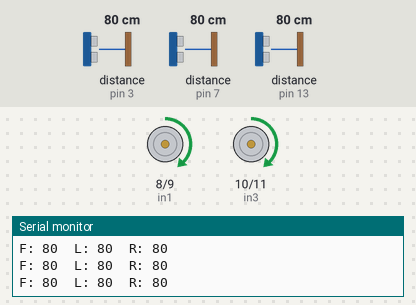
Simulated run of this sketch. Board: Arduino Uno, built with avr-gcc and run on an emulated ATmega328P. Parts: motor-driver pin pairs drawn as motors (green arrow = first pin HIGH = forward, orange = second pin HIGH = backward, longer = more drive, scaled by the enable pin), the last lines printed to the serial monitor. Wiring (inferred from the names in the program): 3 × ultrasonic range finder: trigger pin 2, echo pin 3 / trigger pin 4, echo pin 7 / trigger pin 12, echo pin 13. The test bench sets the inputs (shaded band); at power-on: distance to the obstacle (sensors on pin 3, pin 13, pin 7) 80 cm. The echo pulse lasts 58.3 µs per cm.

Above: at 4.2 s.
4.3 s: distance to the obstacle (sensor on pin 3) set to 23 cm
5.8 s: distance to the obstacle (sensor on pin 3) set to 19 cm
At 6.38 s:
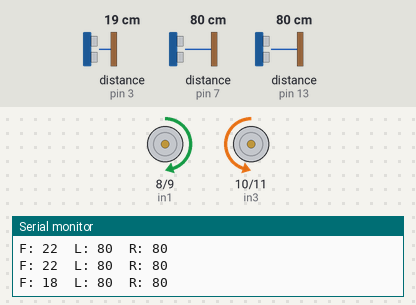
At 7.0 s:
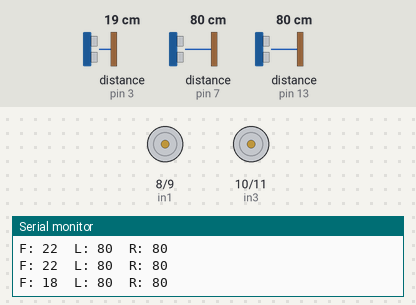
8.8 s: distance to the obstacle (sensor on pin 13) set to 2 cm
At 10.41 s:
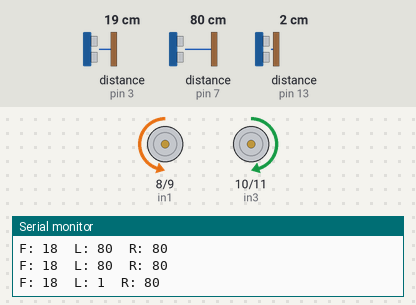
11.8 s: distance to the obstacle (sensor on pin 7) set to 2 cm
At 12.6 s:
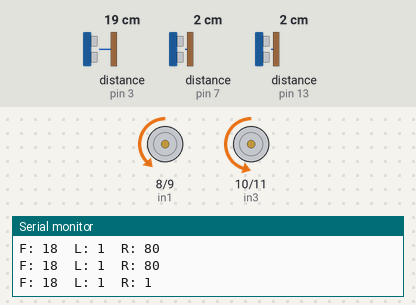
14.8 s: distance to the obstacle (sensor on pin 7) set to 35 cm
16.7 s: distance to the obstacle (sensor on pin 3) set to 120 cm
Timing chart, 0 to 19.7 s (numbered marks = the images above; inputs shaded):
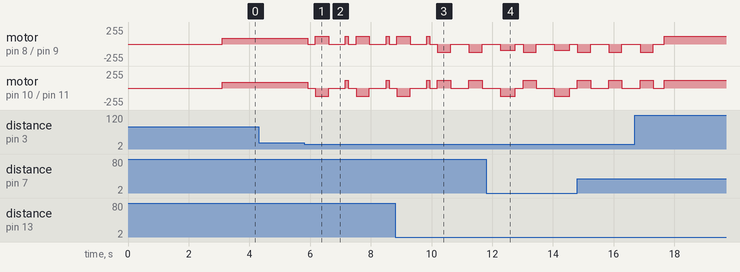

Measured:
- the behaviour switches between 21 and 20 cm on distance to the obstacle (sensor on pin 3) (found by bisection; images 0 and 1)

The sketch:

Maze_Solver.ino
```cpp
const int trigPin1 = 2;   // front
const int echoPin1 = 3;

const int trigPin2 = 12;   // left
const int echoPin2 = 13;

const int trigPin3 = 4;  // right
const int echoPin3 = 7;

const int in1 = 8;
const int in2 = 9;
const int in3 = 10;
const int in4 = 11;

const int ENA = 5;   // PWM
const int ENB = 6;   // PWM

#define DIS          20    // detection distance (cm)
#define DRIVE_SPEED  90   // forward/reverse speed
#define TURN_SPEED   120   // turning speed
#define TURN_TIME    440   // ms for 90° turn — tune this


void setup() {

  Serial.begin(9600);

  pinMode(trigPin1, OUTPUT);
  pinMode(echoPin1, INPUT);

  pinMode(trigPin2, OUTPUT);
  pinMode(echoPin2, INPUT);

  pinMode(trigPin3, OUTPUT);
  pinMode(echoPin3, INPUT);

  pinMode(in1, OUTPUT);
  pinMode(in2, OUTPUT);
  pinMode(in3, OUTPUT);
  pinMode(in4, OUTPUT);

  pinMode(ENA, OUTPUT);
  pinMode(ENB, OUTPUT);

  digitalWrite(trigPin1, LOW);
  digitalWrite(trigPin2, LOW);
  digitalWrite(trigPin3, LOW);

  stop();
  delay(3000);
}

void loop() {

  long f = FrontSensor(); delay(30);
  long l = LeftSensor();  delay(30);
  long r = RightSensor(); delay(30);

  if (f == 999) f = 100;
  if (l == 999) l = 100;
  if (r == 999) r = 100;

  Serial.print("F: "); Serial.print(f);
  Serial.print("  L: "); Serial.print(l);
  Serial.print("  R: "); Serial.println(r);

  if (f > DIS && r > DIS && l > DIS) {
    forward();
  }

  // ALL BLOCKED → reverse then turn to wider side
  else if (f < DIS && r < DIS && l < DIS) {
    stop();
    delay(250);
    reverse();
    delay(500);
    stop();
    delay(250);
    if (l > r)
      turn_left();
    else
      turn_right();
  }

  // FRONT + RIGHT BLOCKED → turn left
  else if (f < DIS && r < DIS && l > DIS) {
    stop();
    delay(250);
    turn_left();
  }

  // FRONT + LEFT BLOCKED → turn right
  else if (f < DIS && r > DIS && l < DIS) {
    stop();
    delay(250);
    turn_right();
  }

  // FRONT BLOCKED ONLY → turn left (left hand rule)
  else if (f < DIS && r > DIS && l > DIS) {
    stop();
    delay(250);
    turn_left();
    delay(300);
    forward();
  }

  // LEFT BLOCKED ONLY → go straight
  else if (f > DIS && r > DIS && l < DIS) {
    forward();
  }

  // RIGHT BLOCKED ONLY → go straight
  else if (f > DIS && r < DIS && l > DIS) {
    forward();
  }

  else {
    forward();
  }
}


void forward() {
  analogWrite(ENA, DRIVE_SPEED);
  analogWrite(ENB, DRIVE_SPEED);
  digitalWrite(in1, HIGH);
  digitalWrite(in2, LOW);
  digitalWrite(in3, HIGH);
  digitalWrite(in4, LOW);
}

void reverse() {
  analogWrite(ENA, DRIVE_SPEED);
  analogWrite(ENB, DRIVE_SPEED);
  digitalWrite(in1, LOW);
  digitalWrite(in2, HIGH);
  digitalWrite(in3, LOW);
  digitalWrite(in4, HIGH);
}

void turn_left() {
  analogWrite(ENA, TURN_SPEED);
  analogWrite(ENB, TURN_SPEED);
  digitalWrite(in1, HIGH);
  digitalWrite(in2, LOW);
  digitalWrite(in3, LOW);
  digitalWrite(in4, HIGH);
  delay(TURN_TIME);
  stop();
  delay(250);
}

void turn_right() {
  analogWrite(ENA, TURN_SPEED);
  analogWrite(ENB, TURN_SPEED);
  digitalWrite(in1, LOW);
  digitalWrite(in2, HIGH);
  digitalWrite(in3, HIGH);
  digitalWrite(in4, LOW);
  delay(TURN_TIME);
  stop();
  delay(250);
}

void stop() {
  analogWrite(ENA, 0);
  analogWrite(ENB, 0);
  digitalWrite(in1, LOW);
  digitalWrite(in2, LOW);
  digitalWrite(in3, LOW);
  digitalWrite(in4, LOW);
}


long FrontSensor() {
  long dur;
  digitalWrite(trigPin1, LOW);
  delayMicroseconds(2);
  digitalWrite(trigPin1, HIGH);
  delayMicroseconds(10);
  digitalWrite(trigPin1, LOW);
  dur = pulseIn(echoPin1, HIGH, 30000);
  if (dur == 0) return 999;
  return (dur / 58);
}

long LeftSensor() {
  long dur;
  digitalWrite(trigPin2, LOW);
  delayMicroseconds(2);
  digitalWrite(trigPin2, HIGH);
  delayMicroseconds(10);
  digitalWrite(trigPin2, LOW);
  dur = pulseIn(echoPin2, HIGH, 30000);
  if (dur == 0) return 999;
  return (dur / 58);
}

long RightSensor() {
  long dur;
  digitalWrite(trigPin3, LOW);
  delayMicroseconds(2);
  digitalWrite(trigPin3, HIGH);
  delayMicroseconds(10);
  digitalWrite(trigPin3, LOW);
  dur = pulseIn(echoPin3, HIGH, 30000);
  if (dur == 0) return 999;
  return (dur / 58);
}
```
